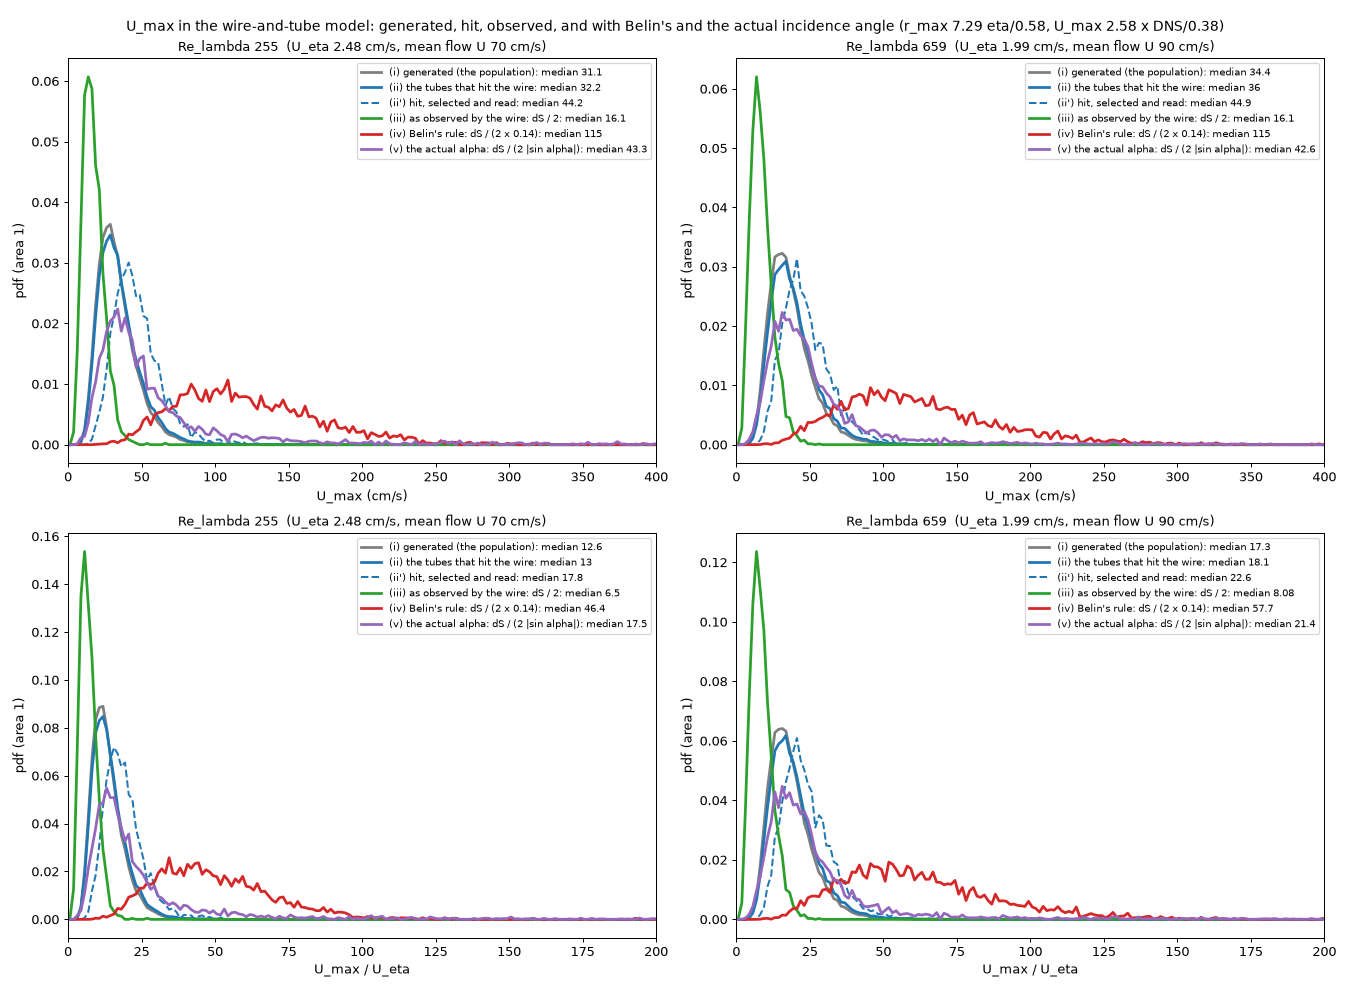

Reproduce this figure in Python.
"""belin_umax_five.py  v02  The U_max pdfs of the wire-and-tube model (chord_belin_sens.py) at Re_lambda 255 and 659, for the check of the chain from the tubes to Belin's numbers.
Curves  (i)   the tubes as generated: the input population of U_max (all weights equal);
        (ii)  the tubes that hit the wire (weighted by the footprint: a tube is met in proportion to the distance within which it can still be detected) -- and (ii') the ones that are selected and read;
        (iii) U_max as the wire observes it: the half swing of the read signals, dS / 2 (what the wire measures, no angle correction);
        (iv)  U_max as Belin gets it: dS / (2 sin alpha) with the constant sin alpha = 0.14 (his eq. 8);
        (v)   U_max with the actual incidence angle of each event as sampled: dS / (2 |sin alpha|).
Panels  columns Re_lambda 255 and 659, rows U_max in cm/s and U_max / U_eta (U_eta from the Table I chain); linear axes, pdfs normalised to an area of one over the whole range
        (the area inside the plotted range, and the part beyond it, are printed).
Usage:  python belin_umax_five.py [--params 7.29 0.58 2.58 0.38] [--n 80000]      (r_max median, r_max ln-width, U_max scale in DNS units, U_max ln-width)    writes belin_umax_five.png

Versions  M01 m01.v01 (2026-11-13): first version (log axis, Re_lambda on the rows).
          m01.v02 (2026-11-13): linear axes, one Re_lambda a column, area checked.
"""
import argparse
import os
import sys

import matplotlib
matplotlib.use("Agg")
import matplotlib.pyplot as plt
import numpy as np

HERE = os.path.dirname(os.path.abspath(__file__))
sys.path.insert(0, HERE)
import chord_belin_sens as cs         # noqa: E402
import chord_belin_sens_fit as sf     # noqa: E402


def curves_of(res):
    w, rd = res["w"], res["rd"]
    sin_a = np.abs(res["sin_w"])
    return [("(i) generated (the population)", res["umax"], np.ones_like(w), "tab:gray", "-", 2.2),
            ("(ii) the tubes that hit the wire", res["umax"], w, "tab:blue", "-", 2.2),
            ("(ii') hit, selected and read", res["umax"][rd], w[rd], "tab:blue", "--", 1.6),
            ("(iii) as observed by the wire: dS / 2", res["amp"][rd], w[rd], "tab:green", "-", 2.2),
            ("(iv) Belin's rule: dS / (2 x 0.14)", res["amp"][rd] / cs.SIN_BELIN, w[rd], "tab:red", "-", 2.2),
            ("(v) the actual alpha: dS / (2 |sin alpha|)", res["amp"][rd] / sin_a[rd], w[rd], "tab:purple", "-", 2.2)]


def main():
    ap = argparse.ArgumentParser()
    ap.add_argument("--params", type=float, nargs=4, default=[7.29, 0.58, 2.58, 0.38])
    ap.add_argument("--n", type=int, default=80000)
    args = ap.parse_args()
    v = np.log(np.array(args.params))
    fig, ax = plt.subplots(2, 2, figsize=(15, 11))
    for col, Rl in enumerate((255, 659)):
        res = cs.run(Rl, sf.config(v), args.n, 11 + (col))
        ue = res["ue"]
        for row, (unit, label, top) in enumerate(((ue, "U_max (cm/s)", 400.0), (1.0, "U_max / U_eta", 200.0))):
            a = ax[row, col]
            edges = np.linspace(0, 6 * top, 6 * 160 + 1)                                  # far beyond the plotted range, so that the area is one
            centre = 0.5 * (edges[1:] + edges[:-1])
            for name, val, wt, colour, ls, lw in curves_of(res):
                h = np.histogram(val * unit, edges, weights=wt)[0].astype(float)
                pdf = h / (h.sum() * (edges[1] - edges[0]))
                inside = centre <= top
                a.plot(centre[inside], pdf[inside], color=colour, ls=ls, lw=lw, label="%s: median %.3g" % (name, cs.wquantile(val * unit, wt, 0.5)))
                print("Re_lambda %d %-16s %-44s area in the plot %.3f, beyond %.3f, total %.3f" % (Rl, label, name, pdf[inside].sum() * (edges[1] - edges[0]), pdf[~inside].sum() * (edges[1] - edges[0]), pdf.sum() * (edges[1] - edges[0])))
            a.set_xlim(0, top)
            a.set_xlabel(label)
            a.set_ylabel("pdf (area 1)")
            a.set_title("Re_lambda %d  (U_eta %.2f cm/s, mean flow U %.0f cm/s)" % (Rl, ue, res["U"] * ue), fontsize=10)
            a.legend(fontsize=8, loc="upper right")
    fig.suptitle("U_max in the wire-and-tube model: generated, hit, observed, and with Belin's and the actual incidence angle (r_max %.2f eta/%.2f, U_max %.2f x DNS/%.2f)" % tuple(args.params), fontsize=11)
    fig.tight_layout()
    fig.savefig(os.path.join(HERE, "belin_umax_five.png"), dpi=90)


if __name__ == "__main__":
    main()
